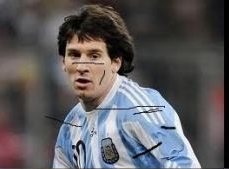
#> input picture Ch8-ComputationalPhoto/assets/messi2.jpg, 229 x 169 px
$ jupyter execute '【OpenCV-Python】教程：8-2 图像修复.ipynb'
#> lines starting #> are read from the running program, lines starting #| are printed output that depends on the picture
[cell 1]
import numpy as np
import cv2

img = cv2.imread("assets/messi2.jpg")
#> img is the input picture: shape (169, 229, 3); mean B, G, R 92.8, 89.9, 91.9
mask = cv2.imread("assets/messi2_mask.jpg", 0)
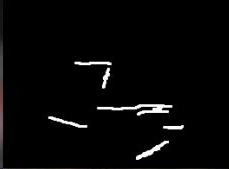
#> input picture Ch8-ComputationalPhoto/assets/messi2_mask.jpg, 229 x 169 px
#> mask: shape (169, 229); min 0, max 255, mean 6.7

dst1 = cv2.inpaint(img, mask, 3, cv2.INPAINT_TELEA)
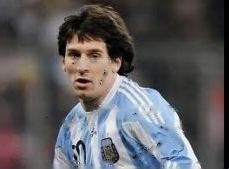
#> dst1: shape (169, 229, 3); mean B, G, R 93.9, 90.9, 92.8
dst2 = cv2.inpaint(img, mask, 3, cv2.INPAINT_NS)

cv2.imshow("src", img)
cv2.imshow("mask", mask)
cv2.imshow("dst_TELEA", dst1)
cv2.imshow("dst_NS", dst2)

cv2.waitKey(0)
cv2.destroyAllWindows()
